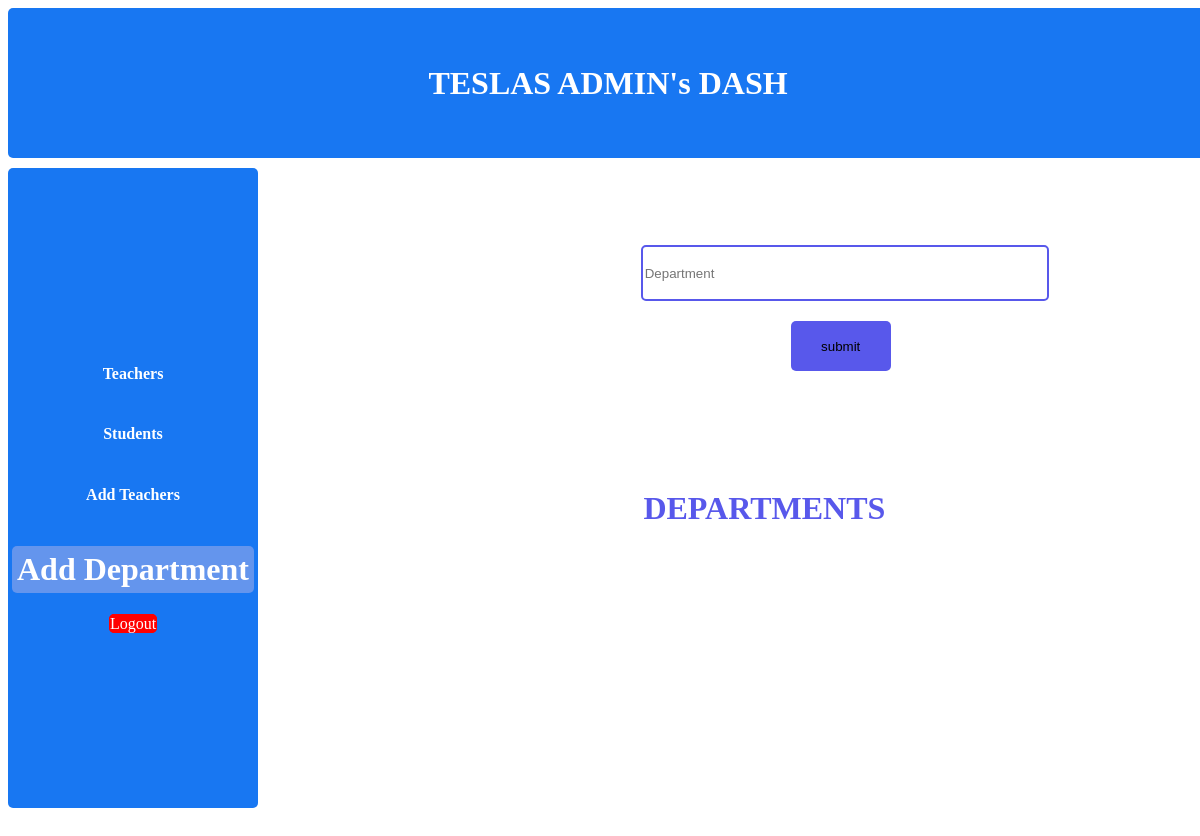
/add_department, run on an earlier commit of the app's database.
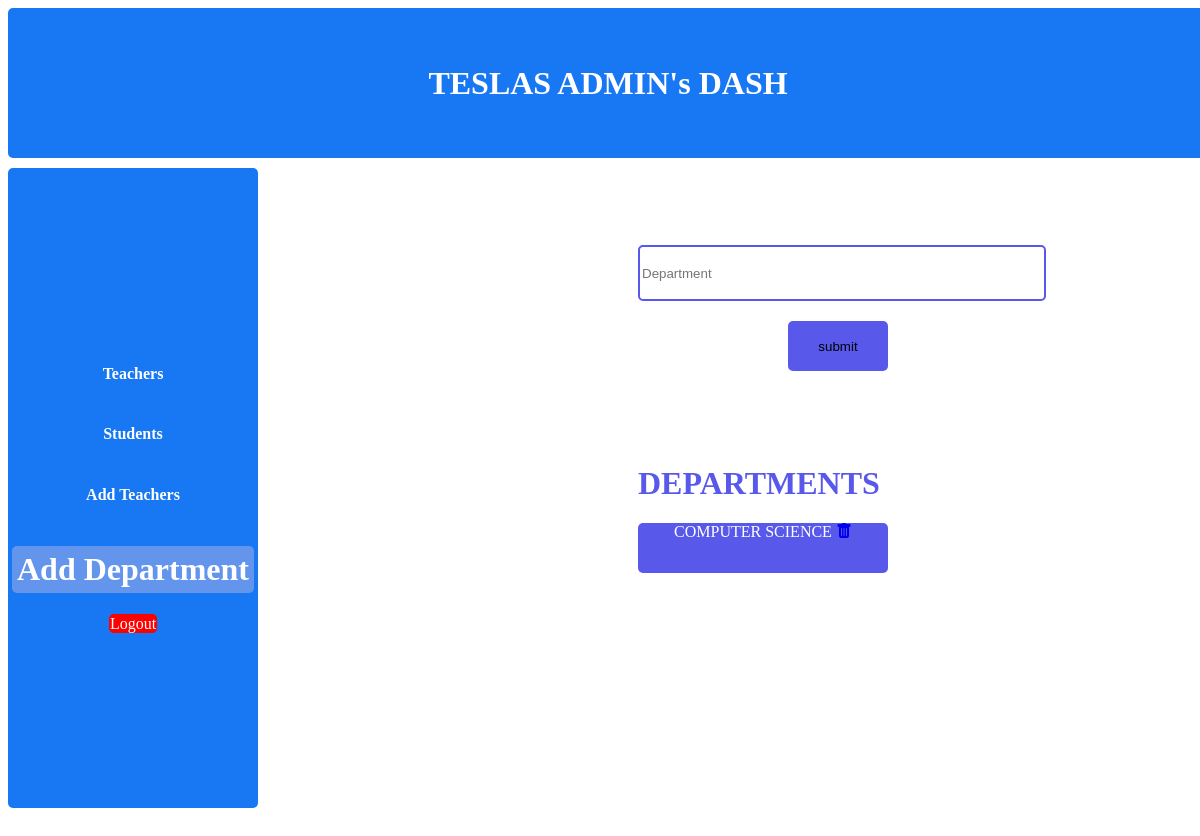
And on a later commit of the database.
### cmsapp/models.py (models this page shows)
class College(models.Model):
    department = models.CharField(max_length=50)

### cmsapp/views.py (the view)
# urls.py: path('add_department',views.add_department,name='add_department'),
def add_department(request):
    if request.method == 'POST':
        department=request.POST.get('department')
        dep=College(department=department)
        dep.save()
        return redirect("add_department")
    department=College.objects.all()
    return render(request,"adddepartment.html",{"department":department})

### Templates/adddepartment.html (shortened to what this page needs)
{% load static %}
<!DOCTYPE html>
<html lang="en">
  <head>
    <link rel="stylesheet" href="{% static 'css/admindash.css' %}" />
    <link
      rel="stylesheet"
      href="https://cdn.jsdelivr.net/npm/bootstrap-icons@1.11.3/font/bootstrap-icons.min.css"
    />
  </head>
  <body>
    <div class="main">
      <div class="mainnav">
        <h1>TESLAS ADMIN's DASH</h1>
      </div>
      <div class="dash">
        <div class="dashmenu">
          <h4><a href="{% url 'admindash' %}">Teachers</a></h4>
          <h4><a href="{% url  'admindashstudents' %}">Students</a></h4>
          <h4><a href="{% url 'addstaff' %}">Add Teachers</a></h4>
          <h1><a href="{% url 'add_department' %}">Add Department</a></h1>
          <span
            ><a
              href="{% url 'logoutuser' %}"
              style="
                background-color: red;
                border-radius: 5px;
                border: 1px red solid;
                text-decoration: none;
                color: white;
              "
              >Logout</a
            ></span
          >
        </div>
        <div class="dashwork">
          <form
            action="{% url 'add_department' %}"
            method="post"
            style="
              width: 300px;
              padding: 30px;
              margin-left: 600px;
              padding-left: 30px;
              margin-top: -600px;
              margin-left: -20px;
            "
          >
            <input
              type="text"
              name="department"
              placeholder="Department"
              style="
                border: 2px rgb(88, 88, 235) solid;
                width: 400px;
                height: 50px;
                border-radius: 5px;
              "
            />
            <input
              type="submit"
              value="submit"
              style="
                margin-left: 150px;
                margin-top: 20px;
                height: 50px;
                width: 100px;
                background-color: rgb(88, 88, 235);
                border: none;
                border-radius: 5px;
              "
            />
          </form>
          <div class="dep" style="margin-left: -550px; margin-top: -200px">
            <h1 style="color: rgb(88, 88, 235)">DEPARTMENTS</h1>
            {% for i in department %}
            <div
              class="department-item"
              style="
                background-color: rgb(88, 88, 235);
                color: white;
                margin-top: 4px;
                width: 250px;
                height: 50px;
                border-radius: 5px;
                text-align: center;
              "
            >
              {{ i.department }}
              <a
                href="{% url 'delete_department' i.pk %}"
                aria-label="Delete {{ i.department }}"
                class="delete-link"
              >
                <i class="bi bi-trash-fill"></i>
              </a>
            </div>
            {% endfor %}
          </div>
        </div>
      </div>
    </div>
  </body>
</html>

What changed in the data, as far as the page shows it:
added College: department "COMPUTER SCIENCE"
